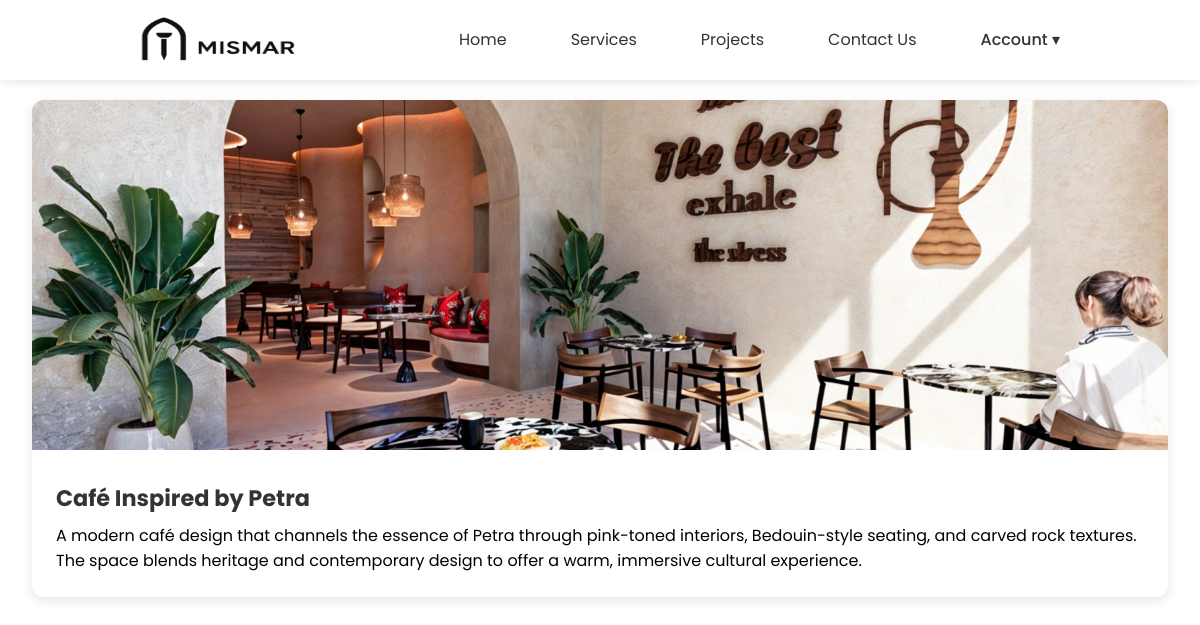
Page /user/project.php on the committed database.
### tables this page shows
CREATE TABLE `projects` (
  `id` int NOT NULL AUTO_INCREMENT,
  `title` varchar(255) NOT NULL,
  `description` text,
  `image_path` varchar(255) DEFAULT NULL,
  `pdf_path` varchar(255) DEFAULT NULL,
  `created_at` timestamp NULL DEFAULT CURRENT_TIMESTAMP,
  PRIMARY KEY (`id`)
);

### user/project.php (the view, shortened to what this page needs)
<?php
$conn = new mysqli("localhost", "root", "MOhannad_9", "arch_db");
?>
<!DOCTYPE html>
<html lang="en">
<head>
  <link rel="stylesheet" href="./style.css">
</head>
<body>
  <nav id="navbar">
    <img src="../images/mismar-logo.png" alt="Logo" class="logo">
    <ul id="menu-links">
      <a href="index.php"><li>Home</li></a>
      <a href="services.php"><li>Services</li></a>
      <a href="project.php"><li>Projects</li></a>
      <li><a href="contactUS.html">Contact Us</li></a>
     <li class="dropdown">
  <a href="#" class="dropbtn">Account ▾</a>
</li>
    </ul>
  </nav>
  <div class="projects-container">
    <?php
    $sql = "SELECT * FROM projects ORDER BY created_at DESC";
    $res = $conn->query($sql);
    while ($row = $res->fetch_assoc()) {
      echo '
        <div class="project-card" data-pdf="../' . htmlspecialchars($row["pdf_path"]) . '">
          <div class="project-preview">
            <img src="../' . htmlspecialchars($row["image_path"]) . '" alt="Project Thumbnail">
          </div>
          <div class="project-content">
            <h3>' . htmlspecialchars($row["title"]) . '</h3>
            <p>' . nl2br(htmlspecialchars($row["description"])) . '</p>
          </div>
        </div>';
    }
    ?>
  </div>
</body>
</html>

### user/style.css (style rules this page uses)
* { margin: 0; padding: 0; box-sizing: border-box; font-family: "Poppins", sans-serif; }
html { scroll-behavior: smooth; }
nav { position: fixed; top: 0; width: 100%; display: flex; align-items: center; justify-content: space-between; padding: 15px 10%; background: white; z-index: 1000; box-shadow: 0 2px 10px rgba(0,0,0,0.1); }
.logo { width: 200px; height: 50px; cursor: pointer; }
#menu-links { display: flex; gap: 1.5rem; list-style: none; margin: 0; padding: 0; }
#menu-links a { color: #333; text-decoration: none; padding: 12px 20px ; border-radius: 8px; transition: all 0.2s ease; display: inline-block; height: 48px; line-height: 24px; }
.dropdown { position: relative; }
.dropbtn { cursor: pointer; text-decoration: none; color: #222; font-weight: 500; }
.projects-container { max-width: 1400px; margin: 4rem auto; padding: 0 2rem; margin-top: 80px; padding-top: 20px; display: grid; grid-template-columns: repeat(auto-fit, minmax(300px, 1fr)); gap: 2rem; }
.project-card { background: white; border-radius: 12px; overflow: hidden; box-shadow: 0 4px 12px rgba(0,0,0,0.1); cursor: pointer; transition: transform 0.3s ease; }
.project-preview img { width: 100%; height: 350px; object-fit: cover; }
.project-content { padding: 1.5rem; }
.project-content h3 { font-size: 1.4rem; margin-bottom: 0.5rem; color: #333; }

### rows in the picture
projects: image_path (picture), title "Café Inspired by Petra", description "A modern café design that channels the essence of Petra through pink-toned interiors, Bedouin-style seating, and carved rock textures. The space blends heritage and contemporary design to offer a warm, immersive cultural experience."
